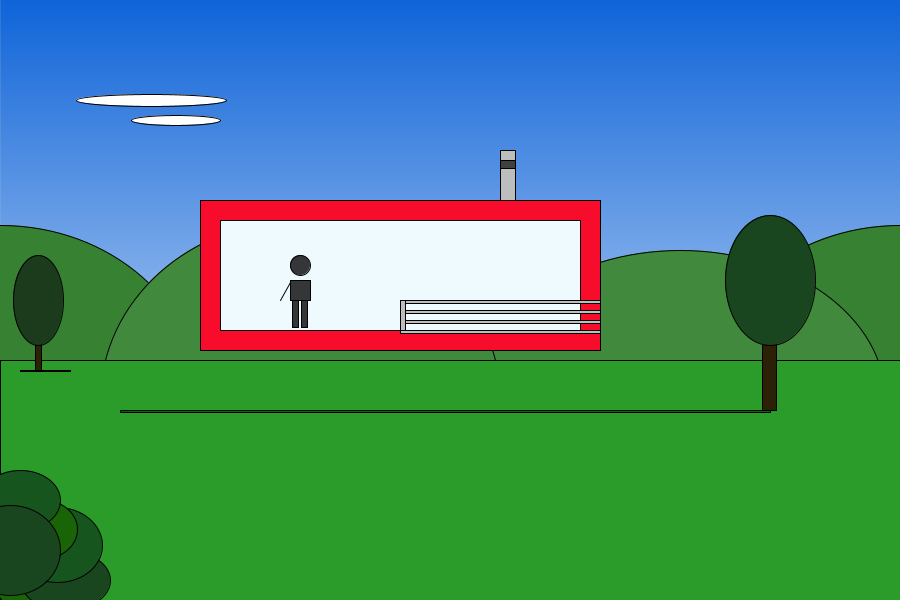
Frame 1 (no input)
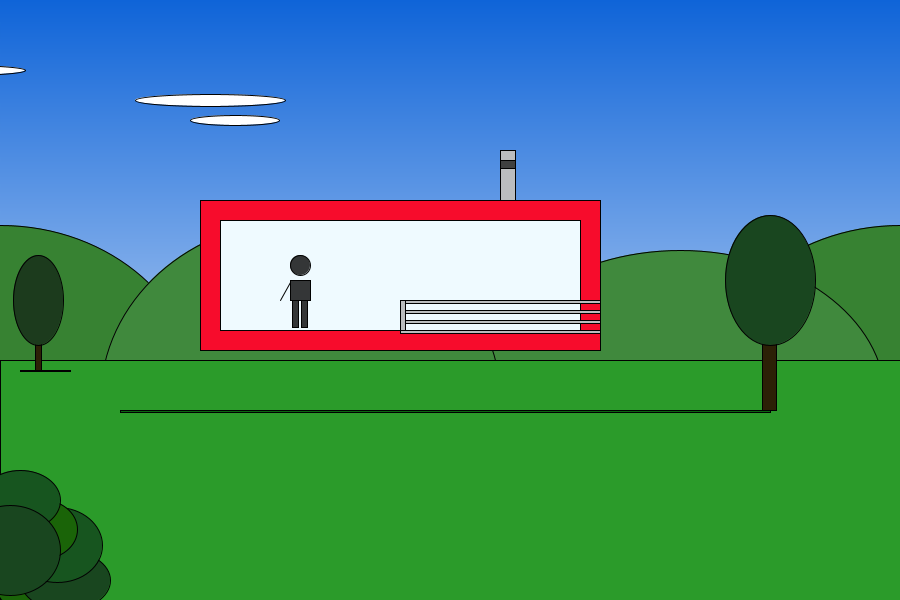
Frame 60 (the mouse pressed at the canvas centre just before this capture)
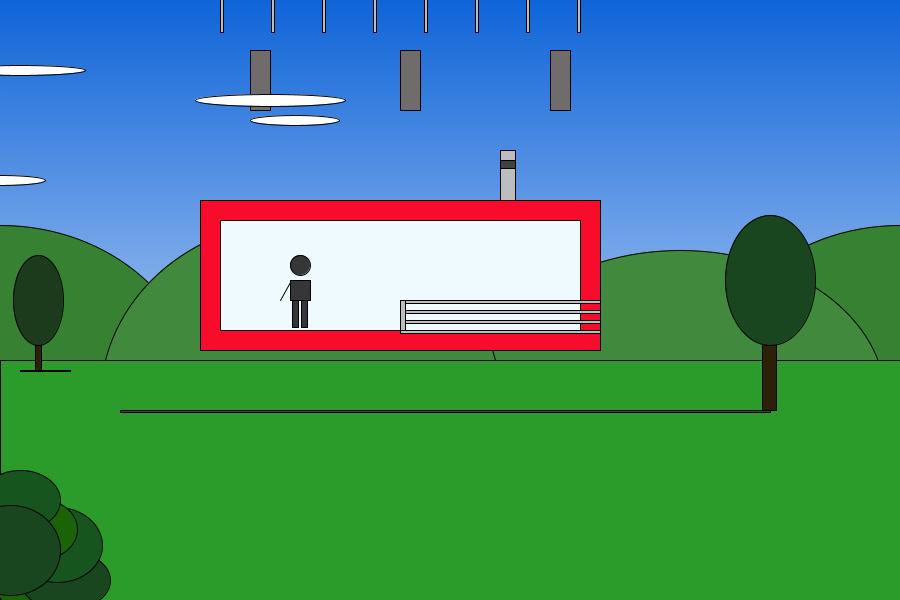
Frame 120 (the mouse held since frame 60 and released just before this capture)

The Processing sketch that drew these frames (run headless with seeded random() and noise(); from frame 60 on, the mouse is pressed at the canvas centre):

// Processing sketch: processing_110914
// ── processing_110914.pde

// Constantes para o fundo degrad\u00ea
int Y_AXIS = 1;
int X_AXIS = 2;
int x;
int c1, c2;
int z=200;

public void setup() {
  size(900,600);

  // cores usadas
   c1 = color(0xff0F64D8);
  c2 = color(255);

}

public void draw() {
  // Background
  setGradient(0, 0, width, height, c1, c2, Y_AXIS);
        stroke(1);
        
        
fill(55,130,50);
ellipse(900,400,400,350); //MONTANHAS
fill(64,137,61);
ellipse(680,400,410,300);
fill(55,130,50);
ellipse(0,400,400,350); 
fill(64,137,61);
ellipse(300,400,400,360); 



fill(0xff2B9B2A); //GRAMA
rect(0,360,900,600);

fill(26,100,8);// ARBUSTOS
ellipse(40,590,85,45); 
fill(25,70,31);
ellipse(65,580,90,60);
fill(23,85,31);
ellipse(57,545,90,75);
fill(26,100,8);
ellipse(40,529,75,60);
fill(23,85,31);
ellipse(20,500,80,60);
fill(25,70,31);
ellipse(10,550,100,90);

fill(44,32,6); // ARVORE
rect(762,310,14,100);
fill(25,70,31);
ellipse(770,280,90,130);
fill(44,32,6); 
rect(35,310,6,60);
fill(0xff1C3B1D);
ellipse(38,300,50,90);

 
 fill(0xff716C6C); // PILARES DE SUSTENTA\u00c7\u00c3O
 { rect(250, mouseY-250,20,60);
 rect(400, mouseY-250,20,60);
 rect(550, mouseY-250,20,60);}
 if (keyCode == UP){
   rect(140,mouseY-250,20,60);}
    if (keyCode == DOWN){
   rect(140,mouseY-250,20,60);}
    if (keyCode == LEFT){
   rect(140,mouseY-250,20,60);}
   
 
 
 x++; // NUVENS
  fill (255);
  ellipse (x-500, 30,  110, 10);
  ellipse (x+175, 120, 89,  10);
  ellipse (x+150, 100, 150, 12);
  ellipse (x-100, 70,  130, 10);
  ellipse (x-175, 190, 100, 14);
  ellipse (x-120, 180, 90,  10);
  ellipse (x-400, 170, 70,  10); 
  
stroke(1);
fill (0xffF70C2C); // CONTENDER
rect (z,200, 600 - z,150);
fill (250);
rect (z +20,220,560 - z,110); //fundo
fill (0xffEDF9FF,230); //vidro
rect (z+20, 220,560 - z,110);
stroke(1);
 for (int a=220; a<580; a+=51) 
  {
    fill (0xffBBBDBF);
    rect (a, mouseY-378, 3, 110);
  
   if (keyCode == UP)
   rect(a-102, mouseY-378,3,110);
 if (keyCode == DOWN)
   rect(a-153, mouseY-378,3,110);
 if (keyCode == LEFT)
   rect(a-153, mouseY-378,3,110);}
 
  

 
rect(500,150,15,50);
fill(0xff3F4040);
rect(500,160,15,8);

fill(0xff0A6710); // marca ch\u00e3o
rect(120,410,650,2);
//noStroke();
rect(20,370,50,1);

stroke(1); //sacada
 for (int a=300; a<340; a+=10) 
  {
    fill (0xffBBBDBF);
    rect ( 400,a, 200, 3);
  }
  rect(400,300,5,30);

fill(0,0,0,200); //PESSOA
  ellipse(300,265,20,20);
  rect(290,280,20,20);
  rect(292,300,6,27);
  rect(301,300,6,27);
  line(290,282,280,300);
  
  


  
if (keyCode == LEFT){
 stroke(1);
fill (0xffFA7405); // CONTENDER 2
rect (320,50,370,150);
fill (250);
rect (340,70,330,110); //fundo
fill (0xffEDF9FF,230); //vidro
rect (340, 70,330,110);
stroke(1);
 fill (0xffBBBDBF);
  for (int b=340; b<670; b+=47) 
    rect (b, mouseY-528,3, 110); 
 for (int a=160; a<200; a+=10) //sacada2
  {
    fill (0xffBBBDBF);
    rect ( 70,a, 250, 3);
  }
  rect(70,160,5,40);}
  


 }

public void setGradient(int x, int y, float w, float h, int c1, int c2, int axis ) {

  noFill();

  if (axis == Y_AXIS) {  // fun\u00e7\u00e3o para funcionar o gradiente do topo ao final da janela.
    for (int i = y; i <= y+h; i++) {
      float inter = map(i, y, y+h, 0, 1);
      int c = lerpColor(c1, c2, inter);
      stroke(c);
      line(x, i, x+w, i);
    }
  }  
  
    }
   
   
   public void keyPressed (){
if (key == CODED){
  if (keyCode == UP){
    z=100;
  } else if (keyCode == DOWN){
    z=50;
  }
  if(keyCode == RIGHT){
    z=200;
  }
  if(keyCode == LEFT){
    z=50;
  }
}
   }
